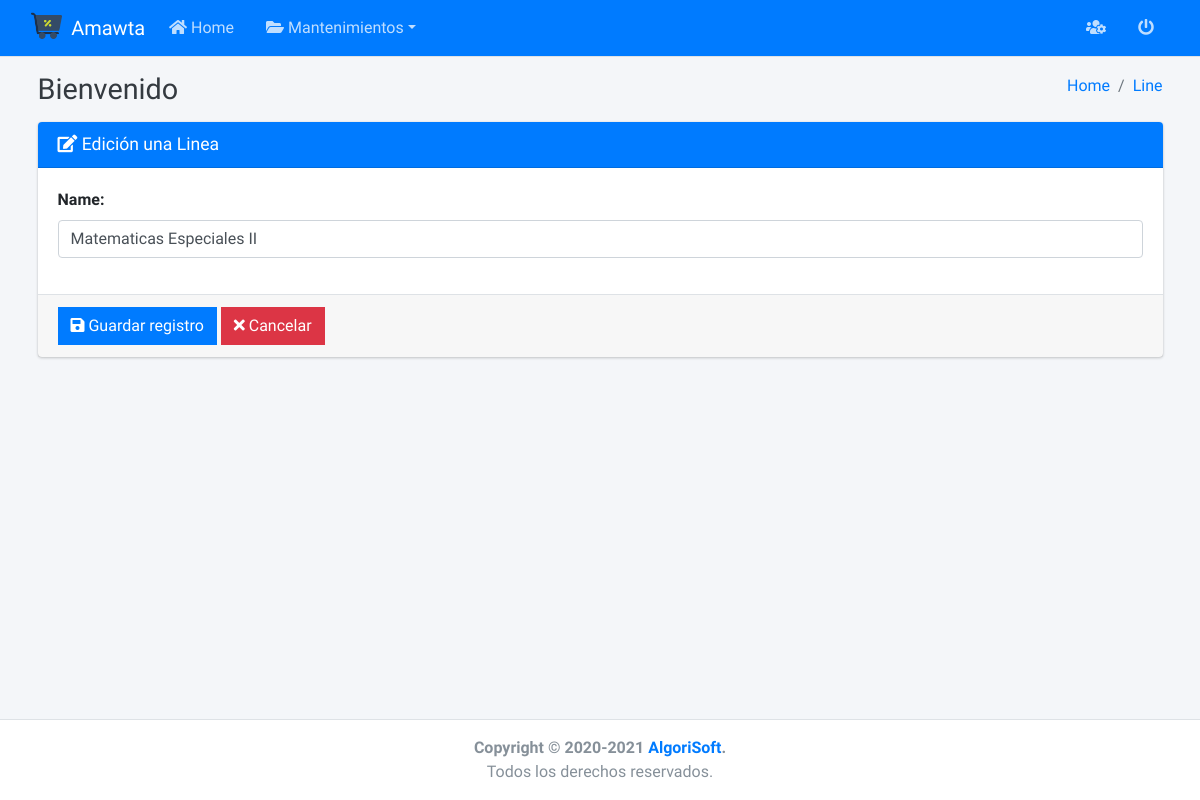
The app's page /yachay/lines/update/1/, older data.
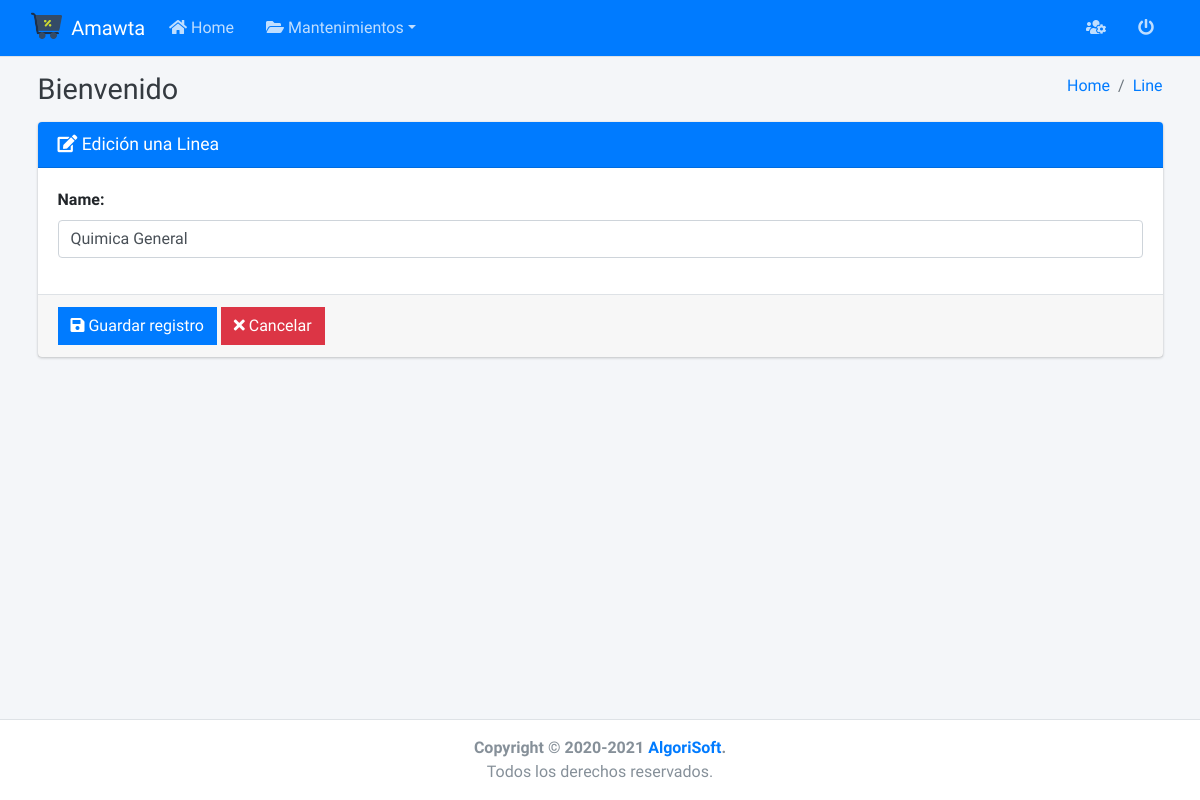
The same page, newer data.
### yachay/models.py (models this page shows, shortened)
class Line(models.Model):
    name = models.CharField(max_length=50, unique=True)

### yachay/views/lines/views.py (the view, shortened to what this page needs)
# urls.py: path('lines/update/<int:pk>/', LineUpdateView.as_view(), name='line_update'),
class LineUpdateView(UpdateView):
    model = Line
    form_class = LineForm
    template_name = 'lines/create.html'
    success_url = reverse_lazy('line_list')
    def dispatch(self, request, *args, **kwargs):
        self.object = self.get_object()
        return super().dispatch(request, *args, **kwargs)
    def get_context_data(self, **kwargs):
        context = super().get_context_data(**kwargs)
        context['title'] = 'Edición una Linea'
        context['entity'] = 'Line'
        context['list_url'] = reverse_lazy('line_list')
        context['action'] = 'edit'
        return context

### yachay/forms.py (shortened to what this page needs)
class LineForm(ModelForm):
    def __init__(self, *args, **kwargs):
        super().__init__(*args, **kwargs)
        self.fields['name'].widget.attrs['autofocus'] = True
    class Meta:
        model = Line
        fields = '__all__'
        widgets = {
            'name': TextInput(
                attrs={
                    'placeholder': 'ejemplo: filosofía',
                }
            ),
        }

### yachay/templates/lines/create.html
{% extends 'form.html' %}

### templates/form.html (shortened to what this page needs)
{% extends 'layout.html' %}
{% load widget_tweaks %}
{% block content %}
    <form method="post" action="." enctype="multipart/form-data">
        <div class="card card-primary">
            <div class="card-header">
                <h3 class="card-title">
                    {% if action == 'add' %}
                        <i class="fas fa-plus"></i>
                    {% else %}
                        <i class="fas fa-edit"></i>
                    {% endif %}
                    {{ title }}
                </h3>
            </div>
            <div class="card-body">
                {% for field in form.visible_fields %}
                    <div class="form-group">
                        <label for="email">{{ field.label }}:</label>
                        {{ field|add_class:'form-control'|attr:'autocomplete:off' }}
                    </div>
                {% endfor %}
            </div>
            <div class="card-footer">
                <button type="submit" class="btn btn-primary btn-flat">
                    <i class="fas fa-save"></i> Guardar registro
                </button>
                <a href="{{ list_url }}" class="btn btn-danger btn-flat">
                    <i class="fas fa-times"></i> Cancelar
                </a>
            </div>
        </div>
    </form>
{% endblock %}

### templates/layout.html
{% extends 'hzt/body.html' %}

### templates/hzt/body.html (shortened to what this page needs)
{% extends 'home.html' %}
{% block body %}
    <body class="hold-transition layout-top-nav">
    <div class="wrapper">
        {% include 'hzt/header.html' %}
        <div class="content-wrapper">
            <div class="content-header">
                <div class="container">
                    <div class="row">
                        <div class="col-sm-6">
                            <h1 class="m-0 text-dark"> Bienvenido <small>{{ request.user.get_full_name }}</small></h1>
                        </div>
                        <div class="col-sm-6">
                            <ol class="breadcrumb float-sm-right">
                              <li class="breadcrumb-item"><a href="{% url 'index' %}">Home</a></li>
                                <li class="breadcrumb-item"><a href="{{ list_url }}">{{ entity }}</a></li>
                            </ol>
                        </div>
                    </div>
                </div>
            </div>
            <div class="content">
                <div class="container">
                    {% block content %}
                    {% endblock %}
                </div>
            </div>
        </div>
        {% include 'footer.html' %}
    </div>
    </body>
{% endblock %}

### templates/home.html (shortened to what this page needs)
{% load static %}
<!DOCTYPE html>
<html lang="en">
<head>
    <link rel="stylesheet" href="{% static 'lib/adminlte-3.0.4/plugins/font-awesome-5.11.1/css/all.min.css' %}">
    <link rel="stylesheet" href="{% static 'lib/adminlte-3.0.4/css/adminlte.min.css' %}">
    <link rel="stylesheet" href="{% static 'lib/jquery-confirm-v3.3.4/jquery-confirm.min.css' %}">
    <link rel="stylesheet" href="{% static 'css/mystyle.css' %}">
</head>
{% block body %}
{% endblock %}
</html>

### templates/hzt/header.html (shortened to what this page needs)
{% load static %}
<nav class="main-header navbar navbar-expand navbar-dark navbar-primary">
    <div class="container">
        <a href="" class="navbar-brand">
            <img src="{% static 'img/logo.png' %}" alt="AdminLTE Logo"
                 class="brand-image"
                 style="opacity: .8">
            <span class="brand-text font-weight-light">Amawta</span>
        </a>
        <div class="collapse navbar-collapse order-3" id="navbarCollapse">
            <ul class="navbar-nav">
                <li class="nav-item">
                    <a href="{% url 'index' %}" class="nav-link"><i class="fas fa-home"></i> Home</a>
                </li>
                <li class="nav-item dropdown">
                    <a id="dropdownSubMenu1" href="#" data-toggle="dropdown" aria-haspopup="true" aria-expanded="false"
                       class="nav-link dropdown-toggle"><i class="fas fa-folder-open"></i> Mantenimientos</a>
                </li>
            </ul>
        </div>
        <ul class="order-1 order-md-3 navbar-nav navbar-no-expand ml-auto">
            <li class="nav-item dropdown">
                <a class="nav-link" data-toggle="dropdown" href="#">
                    <i class="fas fa-users-cog"></i> {{ request.user.username }}
                </a>
            </li>
            <li class="nav-item">
                <a class="nav-link" href="{% url 'logout' %}">
                    <i class="fas fa-power-off" aria-hidden="true"></i>
                </a>
            </li>
        </ul>
    </div>
</nav>

### templates/footer.html
<footer class="main-footer text-center">
    <strong>Copyright &copy; 2020-2021 <a href="https://adminlte.io">AlgoriSoft</a>.</strong><br>
    Todos los derechos reservados.
</footer>

### static/css/mystyle.css (style rules this page uses)
.card-footer { border-top: 1px solid #dee2e6; }
.btn { color: white !important; }

Row changes from the older to the newer data that the page shows:
changed Line: name "Matematicas Especiales II" → "Quimica General"
